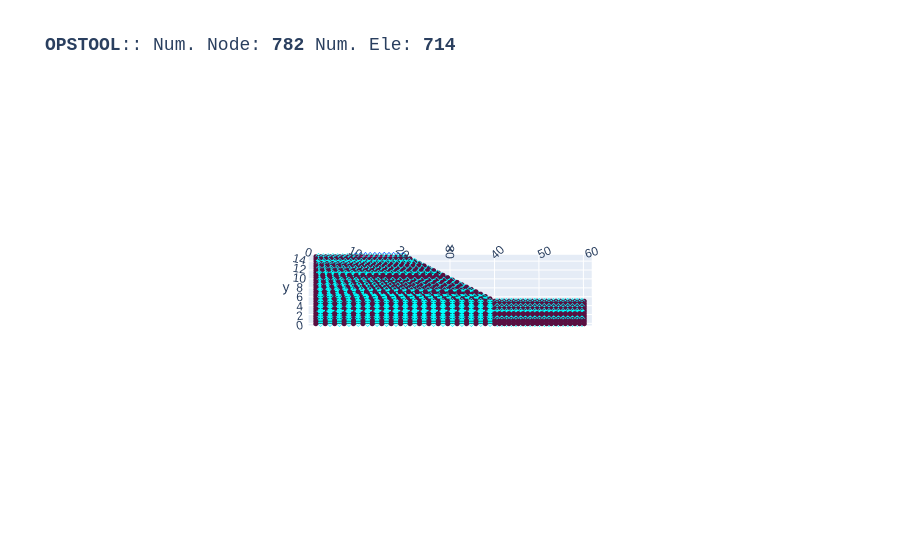

Notebook cell for this chart:
### Code cell
opst.vis.plotly.plot_model(show_node_numbering=False, show_ele_numbering=False, show_nodal_loads = False)

### Figure 1 — Plotly figure (JSON) as saved in the notebook; plotly's stock layout.template omitted (floating-point values rounded to 4 significant figures; data arrays with more than 128 entries replaced by an {"elided": "..."} marker saying what was removed)
{"data": [{"color": "#00FFFF", "hoverinfo": "skip", "i": {"elided": "1406 int values"}, "j": {"elided": "1406 int values"}, "k": {"elided": "1406 int values"}, "name": "SSPquad", "opacity": 1, "type": "mesh3d", "x": {"elided": "2812 float values"}, "y": {"elided": "2812 float values"}, "z": {"elided": "2812 float values"}}, {"connectgaps": false, "hoverinfo": "skip", "line": {"color": "black", "width": 1}, "mode": "lines", "name": "Edge", "type": "scatter3d", "x": {"elided": "4218 float values"}, "y": {"elided": "4218 float values"}, "z": {"elided": "4218 float values"}}, {"connectgaps": false, "hoverinfo": "skip", "line": {"color": "#0652ff", "width": 5}, "mode": "lines", "name": "DispBeamColumn2d", "type": "scatter3d", "x": [20.0, 18.95, NaN, 18.95, 17.9, NaN, 17.9, 16.84, NaN, 16.84, 15.79, NaN, 15.79, 14.74, NaN, 14.74, 13.69, NaN, 13.69, 12.64, NaN, 12.64, 11.59, NaN, 11.59, 10.53, NaN, 10.53, 9.482, NaN, 9.482, 8.43, NaN], "y": [15.0, 15.0, NaN, 15.0, 15.0, NaN, 15.0, 15.0, NaN, 15.0, 15.0, NaN, 15.0, 15.0, NaN, 15.0, 15.0, NaN, 15.0, 15.0, NaN, 15.0, 15.0, NaN, 15.0, 15.0, NaN, 15.0, 15.0, NaN, 15.0, 15.0, NaN], "z": [0.0, 0.0, NaN, 0.0, 0.0, NaN, 0.0, 0.0, NaN, 0.0, 0.0, NaN, 0.0, 0.0, NaN, 0.0, 0.0, NaN, 0.0, 0.0, NaN, 0.0, 0.0, NaN, 0.0, 0.0, NaN, 0.0, 0.0, NaN, 0.0, 0.0, NaN]}, {"customdata": {"elided": "703 str values"}, "hovertemplate": "%{customdata}", "marker": {"color": "#00FFFF", "size": 3, "symbol": "diamond-open"}, "mode": "markers", "name": "SSPquad", "type": "scatter3d", "x": {"elided": "703 float values"}, "y": {"elided": "703 float values"}, "z": {"elided": "703 float values"}}, {"customdata": ["eleTag: 1001<br>connectedNodes:<br> [771 772]", "eleTag: 1002<br>connectedNodes:<br> [772 773]", "eleTag: 1003<br>connectedNodes:<br> [773 774]", "eleTag: 1004<br>connectedNodes:<br> [774 775]", "eleTag: 1005<br>connectedNodes:<br> [775 776]", "eleTag: 1006<br>connectedNodes:<br> [776 777]", "eleTag: 1007<br>connectedNodes:<br> [777 778]", "eleTag: 1008<br>connectedNodes:<br> [778 779]", "eleTag: 1009<br>connectedNodes:<br> [779 780]", "eleTag: 1010<br>connectedNodes:<br> [780 781]", "eleTag: 1011<br>connectedNodes:<br> [781 782]"], "hovertemplate": "%{customdata}", "marker": {"color": "#0652ff", "size": 3, "symbol": "diamond-open"}, "mode": "markers", "name": "DispBeamColumn2d", "type": "scatter3d", "x": [19.47, 18.42, 17.37, 16.32, 15.27, 14.22, 13.16, 12.11, 11.06, 10.01, 8.956], "y": [15.0, 15.0, 15.0, 15.0, 15.0, 15.0, 15.0, 15.0, 15.0, 15.0, 15.0], "z": [0.0, 0.0, 0.0, 0.0, 0.0, 0.0, 0.0, 0.0, 0.0, 0.0, 0.0]}, {"customdata": {"elided": "782 str values"}, "hovertemplate": "x: %{x}<br>y: %{y}<br>z: %{z} <br>nodeTag: %{customdata}", "marker": {"color": "#580f41", "size": 3, "symbol": "circle"}, "mode": "markers", "name": "Nodes", "type": "scatter3d", "x": {"elided": "782 float values"}, "y": {"elided": "782 float values"}, "z": {"elided": "782 float values"}}, {"connectgaps": false, "hoverinfo": "skip", "line": {"color": "#FF1493", "width": 2.5}, "mode": "lines", "name": "mp constraint", "type": "scatter3d", "x": [20.0, 20.0, NaN, 18.95, 18.95, NaN, 17.9, 17.89, NaN, 16.84, 17.89, NaN, 15.79, 16.84, NaN, 14.74, 15.79, NaN, 13.69, 14.74, NaN, 12.64, 13.68, NaN, 11.59, 12.63, NaN, 10.53, 11.58, NaN, 9.482, 10.53, NaN, 8.43, 9.474, NaN], "y": [15.0, 15.0, NaN, 15.0, 15.0, NaN, 15.0, 15.0, NaN, 15.0, 15.0, NaN, 15.0, 15.0, NaN, 15.0, 15.0, NaN, 15.0, 15.0, NaN, 15.0, 15.0, NaN, 15.0, 15.0, NaN, 15.0, 15.0, NaN, 15.0, 15.0, NaN, 15.0, 15.0, NaN], "z": [0.0, 0.0, NaN, 0.0, 0.0, NaN, 0.0, 0.0, NaN, 0.0, 0.0, NaN, 0.0, 0.0, NaN, 0.0, 0.0, NaN, 0.0, 0.0, NaN, 0.0, 0.0, NaN, 0.0, 0.0, NaN, 0.0, 0.0, NaN, 0.0, 0.0, NaN, 0.0, 0.0, NaN]}], "layout": {"autosize": true, "font": {"family": "Arial, sans-serif"}, "scene": {"aspectmode": "data", "camera": {"eye": {"x": 0, "y": -0.1, "z": 10}}, "dragmode": "pan", "xaxis": {"showbackground": false}, "yaxis": {"showbackground": false}, "zaxis": {"showbackground": true, "showgrid": true, "showticklabels": false, "ticks": "", "title": {"text": ""}, "visible": true}}, "showlegend": false, "title": {"font": {"family": "courier", "size": 18}, "text": "<b>OPSTOOL</b>:: Num. Node: <b>782</b> Num. Ele: <b>714</b>"}}}
